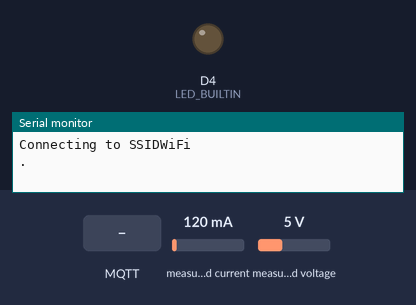
Recording of a sketch running on a simulated ESP8266 (NodeMCU). Shown: output pins drawn as LEDs (lit = HIGH, except the on-board LED, lit = LOW), the last lines printed to the serial monitor. Inputs (shaded band) come from the test bench; at power-on: measured current 120 mA, measured voltage 5 V. WiFi joins after 1.5 s; servers stay silent unless stated; network time is answered at once with the bench clock; the local clock reads 2024-03-15 10:24:30 at power-on unless the sketch sets it; random numbers use the default seed unless the sketch sets one; no MQTT or app messages arrive unless stated.

Above: at 0.6 s.
At 3.2 s:
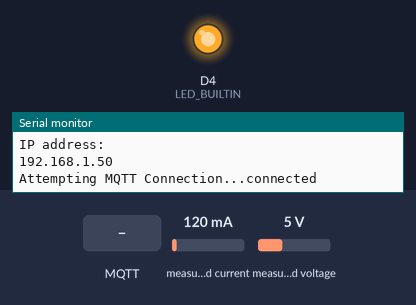
3.3 s: MQTT message "1" arrives on the first subscribed topic
4.8 s: MQTT message "on" arrives on the second subscribed topic
Timing chart, 0 to 7.8 s (numbered marks = the images above; inputs shaded):
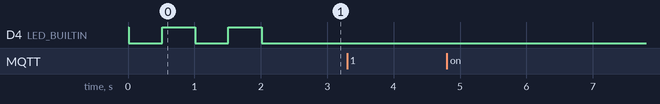

The sketch:

main.ino
```cpp
#include <EEPROM.h>
#include <WiFiUdp.h>
#include <NTPClient.h>
#include <ArduinoJson.h>
#include <ESP8266WiFi.h>
#include <PZEM004Tv30.h>
#include <PubSubClient.h>
#include <SoftwareSerial.h>

const char* ssid = "SSIDWiFi";
const char* password = "PASSWORDWiFi";
const char* mqtt_server = "your_mqtt_server";

int start1 = 0;
int start2 = 0;
int start3 = 0;

float energyTodayPZEM1 = 0.0;
float energyTodayPZEM3 = 0.0;
float energyTodayPZEM2 = 0.0;

float energyYesterdayPZEM1 = 0.0;
float energyYesterdayPZEM2 = 0.0;
float energyYesterdayPZEM3 = 0.0;

float energyTotalPZEM2 = 0.0;
float energyTotalPZEM1 = 0.0;
float energyTotalPZEM3 = 0.0;

const int RX1 = D1;
const int TX1 = D2;
const int RX2 = D3;
const int TX2 = D4;
const int RX3 = D5;
const int TX3 = D6;

const unsigned long interval = 10000;
unsigned long previousMillis = 0;
unsigned long NTPMillis = 0;

String topic1 = "SMARTHOME/KULKAS";
String topic2 = "SMARTHOME/MAGICOM";
String topic3 = "SMARTHOME/KIPAS";

SoftwareSerial pzem1Serial(RX1, TX1);
SoftwareSerial pzem2Serial(RX2, TX2);
SoftwareSerial pzem3Serial(RX3, TX3);
PZEM004Tv30 pzem1(pzem1Serial);
PZEM004Tv30 pzem2(pzem2Serial);
PZEM004Tv30 pzem3(pzem3Serial);

WiFiClient espClient;
PubSubClient client(espClient);
unsigned long LastMsg = 0;
#define MSG_BUFFER_SIZE (50)
char msg[MSG_BUFFER_SIZE];
int value = 0;

WiFiUDP ntpUDP;
const long utcOffsetInSeconds = 3600 * 7;
NTPClient timeClient(ntpUDP, "pool.ntp.org", utcOffsetInSeconds);

void setup_wifi() {
  digitalWrite(LED_BUILTIN, HIGH);

  delay(10);
  Serial.println();
  Serial.print("Connecting to ");
  Serial.println(ssid);

  WiFi.mode(WIFI_STA);
  WiFi.begin(ssid, password);

  while (WiFi.status() != WL_CONNECTED) {
    digitalWrite(LED_BUILTIN, LOW);  // nyalakan LED
    delay(500);
    Serial.print(".");
    digitalWrite(LED_BUILTIN, HIGH);  // matikan LED
    delay(500);
  }

  randomSeed(micros());

  Serial.println("");
  Serial.println("WiFi Connected");
  Serial.println("IP address: ");
  Serial.println(WiFi.localIP());
  digitalWrite(LED_BUILTIN, LOW);
}

void callback(char* topic, byte* payload, unsigned int length) {
  StaticJsonDocument<200> doc;
  // Serial.print("Message Arrived [");
  // Serial.print(topic);
  // Serial.print("] ");
  String msg;

  for (int i = 0; i < length; i++) {
    msg += (char)payload[i];
  }

  if (start1 == 0) {
    if (strcmp(topic, topic1.c_str()) == 0) {
      if (deserializeJson(doc, msg)) {
        Serial.println(F("Gagal menguraikan pesan JSON"));
        return;
      } else {
        energyYesterdayPZEM1 = doc["ENERGY"]["Yesterday"].as<float>();
        energyTotalPZEM1 = doc["ENERGY"]["Total"].as<float>();
        start1 = 1;
        Serial.println("TOPIC 1 Success set value Yesteday and Total");
      }
    }
  }


  if (start2 == 0) {
    if (strcmp(topic, topic2.c_str()) == 0) {
      if (deserializeJson(doc, msg)) {
        Serial.println(F("Gagal menguraikan pesan JSON"));
        return;
      } else {
        energyYesterdayPZEM2 = doc["ENERGY"]["Yesterday"].as<float>();
        energyTotalPZEM2 = doc["ENERGY"]["Total"].as<float>();
        start2 = 1;
        Serial.println("TOPIC 2 Success set value Yesteday and Total");
      }
    }
  }


  if (start3 == 0) {
    if (strcmp(topic, topic3.c_str()) == 0) {
      if (deserializeJson(doc, msg)) {
        Serial.println(F("Gagal menguraikan pesan JSON"));
        return;
      } else {
        energyYesterdayPZEM3 = doc["ENERGY"]["Yesterday"].as<float>();
        energyTotalPZEM3 = doc["ENERGY"]["Total"].as<float>();
        start3 = 1;
        Serial.println("TOPIC 3 Success set value Yesteday and Total");
      }
    }
  }
}

void reconnect() {

  while (!client.connected()) {
    Serial.print("Attempting MQTT Connection...");
    String clientId = "node-redxx1";
    clientId += String(random(0xffff), HEX);
    if (client.connect(clientId.c_str(), "username_mqtt", "password_mqtt")) {
      Serial.println("connected");
      subscribe(topic1);
      subscribe(topic2);
      subscribe(topic3);
    } else {
      Serial.print("Failed, rc=");
      Serial.print(client.state());
      Serial.println("try again in 5 seconds");
      delay(5000);
    }
  }
}

void subscribe(String topic) {
  client.subscribe(topic.c_str());
}

void setup() {
  Serial.begin(115200);
  timeClient.begin();
  pinMode(LED_BUILTIN, OUTPUT);
  setup_wifi();
  client.setServer(mqtt_server, 1883);
  client.setCallback(callback);
  while (!Serial) continue;  // Wait until Serial is ready

  pzem1.setAddress(0xF8);
  pzem2.setAddress(0xF9);
  pzem3.setAddress(0xFA);

  Serial.println();
}

void loop() {
  if (!client.connected()) {
    reconnect();
  }
  client.loop();

  unsigned long currentMillis = millis();

  if (currentMillis - NTPMillis >= 1000) {
    NTPMillis = currentMillis;
    timeClient.update();

    if (timeClient.getHours() == 0 && timeClient.getMinutes() == 0 && timeClient.getSeconds() == 0) {
      resetEnergy(pzem1);
      resetEnergy(pzem2);
      resetEnergy(pzem3);
    }

    if (timeClient.getHours() == 23 && timeClient.getMinutes() == 59 && timeClient.getSeconds() == 59) {
      energyYesterdayPZEM1 = energyTodayPZEM1;
      energyYesterdayPZEM2 = energyTodayPZEM2;
      energyYesterdayPZEM3 = energyTodayPZEM3;
    }
  }

  if (currentMillis - previousMillis >= interval) {
    previousMillis = currentMillis;

    readAndPrintData(pzem1, 1, energyTodayPZEM1);

    readAndPrintData(pzem2, 2, energyTodayPZEM2);

    readAndPrintData(pzem3, 3, energyTodayPZEM3);
  }
}

void readAndPrintData(PZEM004Tv30 pzem, int init, float energyToday) {

  float voltage = pzem.voltage();
  float current = pzem.current();
  float power = pzem.power();
  float energy = pzem.energy();
  float frequency = pzem.frequency();
  float pf = pzem.pf();
  float energyDiff = energy - energyToday;

  if (isnan(voltage)) {
    Serial.println("Error reading voltage");
  } else if (isnan(current)) {
    Serial.println("Error reading current");
  } else if (isnan(power)) {
    Serial.println("Error reading power");
  } else if (isnan(energy)) {
    Serial.println("Error reading energy");
  } else if (isnan(frequency)) {
    Serial.println("Error reading frequency");
  } else if (isnan(pf)) {
    Serial.println("Error reading power factor");
  } else {

    if (init == 1) {
      energyTodayPZEM1 = voltage;
      if (energyDiff > 0) {
        energyTotalPZEM1 += energyDiff;
      }
      client.publish(topic1.c_str(), JSONEncode(voltage, current, power, energy, energyYesterdayPZEM1, energyTotalPZEM1).c_str(), true);
      Serial.println(JSONEncode(voltage, current, power, energy, energyYesterdayPZEM1, energyTotalPZEM1));
    }

    if (init == 2) {
      energyTodayPZEM2 = voltage;
      if (energyDiff > 0) {
        energyTotalPZEM2 += energyDiff;
      }
      client.publish(topic2.c_str(), JSONEncode(voltage, current, power, energy, energyYesterdayPZEM2, energyTotalPZEM2).c_str(), true);
      Serial.println(JSONEncode(voltage, current, power, energy, energyYesterdayPZEM2, energyTotalPZEM2));
    }

    if (init == 3) {
      energyTodayPZEM3 = voltage;
      if (energyDiff > 0) {
        energyTotalPZEM3 += energyDiff;
      }
      client.publish(topic3.c_str(), JSONEncode(voltage, current, power, energy, energyYesterdayPZEM3, energyTotalPZEM3).c_str(), true);
      Serial.println(JSONEncode(voltage, current, power, energy, energyYesterdayPZEM3, energyTotalPZEM3));
    }
  }

  Serial.println();
}

String JSONEncode(float voltage, float current, float power, float energy, float energyYesterday, float energyTotal) {

  StaticJsonDocument<200> doc;

  doc["ENERGY"]["Voltage"] = String(voltage);
  doc["ENERGY"]["Current"] = String(current);
  doc["ENERGY"]["Power"] = String(power);
  doc["ENERGY"]["Today"] = String(energy, 3);
  doc["ENERGY"]["Yesterday"] = String(energyYesterday, 3);
  doc["ENERGY"]["Total"] = String(energyTotal, 3);

  String output;
  serializeJson(doc, output);
  return output;
}

void resetEnergy(PZEM004Tv30 pzem) {
  pzem.resetEnergy();
}
```
